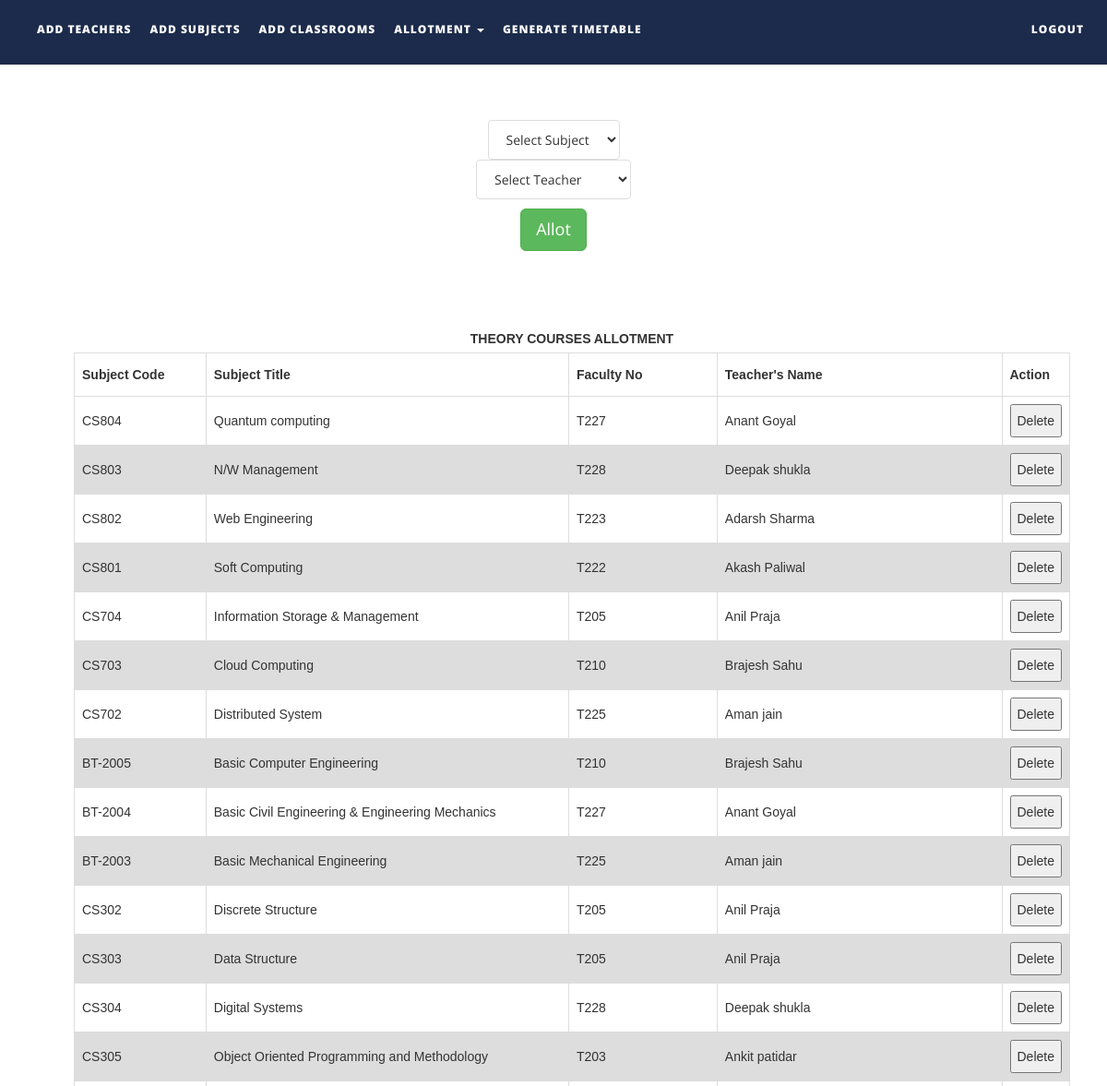
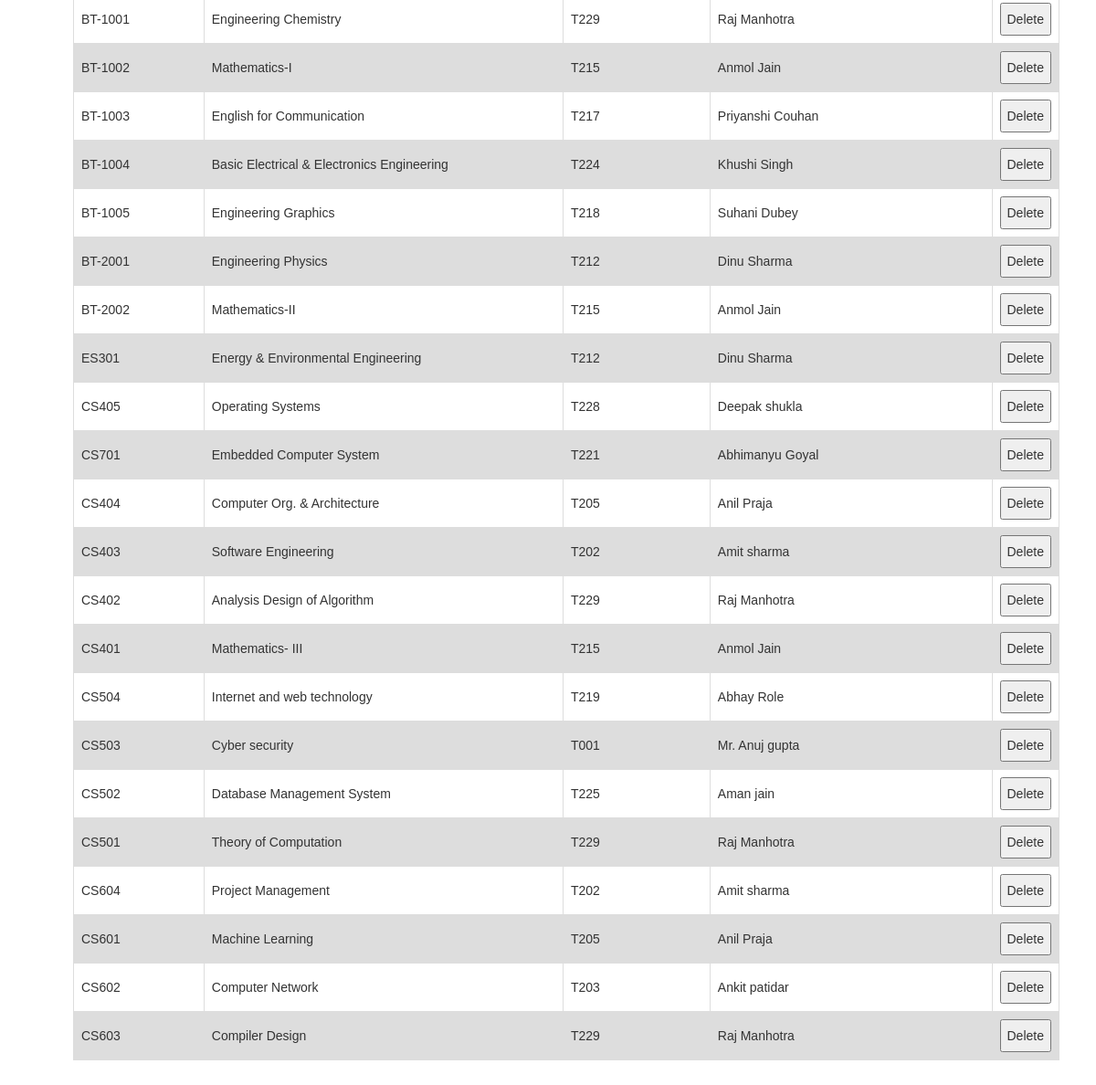
Page /ttms/allotsubjects.php on the committed database (2 pictures, top to bottom).
### tables this page shows
CREATE TABLE `subjects` (
  `subject_code` varchar(10) NOT NULL,
  `subject_name` varchar(50) NOT NULL,
  `course_type` varchar(15) NOT NULL,
  `semester` int(1) NOT NULL,
  `department` varchar(50) NOT NULL,
  `isAlloted` int(1) NOT NULL,
  `allotedto` text NOT NULL,
  `allotedto2` text NOT NULL,
  `allotedto3` text NOT NULL
);

CREATE TABLE `teachers` (
  `faculty_number` varchar(10) NOT NULL,
  `name` text NOT NULL,
  `alias` varchar(10) NOT NULL,
  `designation` varchar(30) NOT NULL,
  `contact_number` varchar(15) NOT NULL,
  `emailid` varchar(50) NOT NULL
);

### ttms/allotsubjects.php (the view, shortened to what this page needs)
<!DOCTYPE html>
<html xmlns="http://www.w3.org/1999/xhtml">
<head>
    <link href="assets/css/bootstrap.css" rel="stylesheet"/>
    <link href="assets/css/font-awesome.min.css" rel="stylesheet"/>
    <link href="assets/css/flexslider.css" rel="stylesheet"/>
    <link href="assets/css/style.css" rel="stylesheet"/>
</head>
<body>
<div class="navbar navbar-inverse navbar-fixed-top " id="menu">
    <div class="container">
        <div class="navbar-collapse collapse move-me">
            <ul class="nav navbar-nav navbar-left">
                <li><a href="addteachers.php">ADD TEACHERS</a></li>
                <li><a href="addsubjects.php">ADD SUBJECTS</a></li>
                <li><a href="addclassrooms.php">ADD CLASSROOMS</a></li>
                <li class="dropdown"><a class="dropdown-toggle" data-toggle="dropdown" aria-expanded="false">ALLOTMENT
                        <span class="caret"></span></a>
                </li>
                <li><a href="generatetimetable.php">GENERATE TIMETABLE</a></li>
            </ul>
            <ul class="nav navbar-nav navbar-right">
                <li><a href="index.php">LOGOUT</a></li>
            </ul>
        </div>
    </div>
</div>
<br>
<div align="center">
    <form action="allotmentFormvalidation.php" method="post" style="margin-top: 100px">
        <div style="margin-top: 5px">
            <select name="tobealloted" class="list-group-item">
                <?php
                $q = mysqli_query(mysqli_connect("localhost", "root", "", "ttms"),
                    "SELECT * FROM subjects");
                $row_count = mysqli_num_rows($q);
                if ($row_count) {
                    $mystring = '
         <option selected disabled>Select Subject</option>';
                    while ($row = mysqli_fetch_assoc($q)) {
                        if ($row['isAlloted'] == 1 || $row['course_type'] == "LAB")
                            continue;
                        $mystring .= '<option value="' . $row['subject_code'] . '">' . $row['subject_name'] . '</option>';
                    }
                    echo $mystring;
                }
                ?>
            </select>
        </div>
        <div>
            <select name="toalloted" class="list-group-item">
                <?php
                $q = mysqli_query(mysqli_connect("localhost", "root", "", "ttms"),
                    "SELECT * FROM teachers ");
                $row_count = mysqli_num_rows($q);
                if ($row_count) {
                    $mystring = '
         <option selected disabled>Select Teacher</option>';
                    while ($row = mysqli_fetch_assoc($q)) {
                        $mystring .= '<option value="' . $row['faculty_number'] . '">' . $row['name'] . '</option>';
                    }
                    echo $mystring;
                }
                ?>
            </select>
        </div>
        <div style="margin-top: 10px">
            <button type="submit" class="btn btn-success btn-lg">Allot</button>
        </div>
    </form>
</div>
<table id=allotedsubjectstable>
    <caption><strong>THEORY COURSES ALLOTMENT</strong></caption>
    <tr>
        <th width="150">Subject Code</th>
        <th width=420>Subject Title</th>
        <th width="170">Faculty No</th>
        <th width="330">Teacher's Name</th>
        <th width="40">Action</th>
    </tr>
    <tbody>
    <?php
    $q = mysqli_query(mysqli_connect("localhost", "root", "", "ttms"),
        "SELECT * FROM subjects ");
    while ($row = mysqli_fetch_assoc($q)) {
        if ($row['isAlloted'] == 0 || $row['course_type'] == 'LAB')
            continue;
        $teacher_id = $row['allotedto'];
        $t = mysqli_query(mysqli_connect("localhost", "root", "", "ttms"),
            "SELECT name FROM teachers WHERE faculty_number = '$teacher_id'");
        $trow = mysqli_fetch_assoc($t);
        echo "<tr><td>{$row['subject_code']}</td>
                    <td>{$row['subject_name']}</td>
                    <td>{$row['allotedto']}</td>
                    <td>{$trow['name']}</td>
                   <td>
                    <button>Delete</button></td>
                    </tr>\n";
    }
    ?>
    </tbody>
</table>
</body>
</html>

### ttms/assets/css/style.css (style rules this page uses)
#menu { background-color: rgba(28, 43, 75, 1); color: #fff; font-size: 12px; font-weight: 900; letter-spacing: 1px; min-height: 70px; }
.navbar-inverse { border-color: transparent; }
.navbar-inverse .navbar-nav > li > a, .navbar-inverse .navbar-nav > li > a:hover { color: #FFF; padding: 22px 10px; }

### ttms/allotsubjects.php (style rules this page uses)
table { margin-top: 80px; margin-bottom: 50px; font-family: arial, sans-serif; border-collapse: collapse; margin-left: 80px; width: 90%; }
td, th { border: 1px solid #dddddd; text-align: left; padding: 8px; }
tr:nth-child(even) { background-color: #dddddd; }

### rows in the picture
subjects: subject_code "CS804", subject_name "Quantum computing", allotedto "T227", teachers.name "Anant Goyal"
subjects: subject_code "CS803", subject_name "N/W Management", allotedto "T228", teachers.name "Deepak shukla"
subjects: subject_code "CS802", subject_name "Web Engineering", allotedto "T223", teachers.name "Adarsh Sharma"
subjects: subject_code "CS801", subject_name "Soft Computing", allotedto "T222", teachers.name "Akash Paliwal"
subjects: subject_code "CS704", subject_name "Information Storage & Management", allotedto "T205", teachers.name "Anil Praja"
subjects: subject_code "CS703", subject_name "Cloud Computing", allotedto "T210", teachers.name "Brajesh Sahu"
subjects: subject_code "CS702", subject_name "Distributed System", allotedto "T225", teachers.name "Aman jain"
subjects: subject_code "BT-2005", subject_name "Basic Computer Engineering", allotedto "T210", teachers.name "Brajesh Sahu"
subjects: subject_code "BT-2004", subject_name "Basic Civil Engineering & Engineering Mechanics", allotedto "T227", teachers.name "Anant Goyal"
subjects: subject_code "BT-2003", subject_name "Basic Mechanical Engineering", allotedto "T225", teachers.name "Aman jain"
subjects: subject_code "CS302", subject_name "Discrete Structure", allotedto "T205", teachers.name "Anil Praja"
subjects: subject_code "CS303", subject_name "Data Structure", allotedto "T205", teachers.name "Anil Praja"
subjects: subject_code "CS304", subject_name "Digital Systems", allotedto "T228", teachers.name "Deepak shukla"
subjects: subject_code "CS305", subject_name "Object Oriented Programming and Methodology", allotedto "T203", teachers.name "Ankit patidar"
subjects: subject_code "BT-1001", subject_name "Engineering Chemistry", allotedto "T229", teachers.name "Raj Manhotra"
subjects: subject_code "BT-1002", subject_name "Mathematics-I", allotedto "T215", teachers.name "Anmol Jain"
subjects: subject_code "BT-1003", subject_name "English for Communication", allotedto "T217", teachers.name "Priyanshi Couhan"
subjects: subject_code "BT-1004", subject_name "Basic Electrical & Electronics Engineering", allotedto "T224", teachers.name "Khushi Singh"
subjects: subject_code "BT-1005", subject_name "Engineering Graphics", allotedto "T218", teachers.name "Suhani Dubey"
subjects: subject_code "BT-2001", subject_name "Engineering Physics", allotedto "T212", teachers.name "Dinu Sharma"
subjects: subject_code "BT-2002", subject_name "Mathematics-II", allotedto "T215", teachers.name "Anmol Jain"
subjects: subject_code "ES301", subject_name "Energy & Environmental Engineering", allotedto "T212", teachers.name "Dinu Sharma"
subjects: subject_code "CS405", subject_name "Operating Systems", allotedto "T228", teachers.name "Deepak shukla"
subjects: subject_code "CS701", subject_name "Embedded Computer System", allotedto "T221", teachers.name "Abhimanyu Goyal"
subjects: subject_code "CS404", subject_name "Computer Org. & Architecture", allotedto "T205", teachers.name "Anil Praja"
subjects: subject_code "CS403", subject_name "Software Engineering", allotedto "T202", teachers.name "Amit sharma"
subjects: subject_code "CS402", subject_name "Analysis Design of Algorithm", allotedto "T229", teachers.name "Raj Manhotra"
subjects: subject_code "CS401", subject_name "Mathematics- III", allotedto "T215", teachers.name "Anmol Jain"
subjects: subject_code "CS504", subject_name "Internet and web technology", allotedto "T219", teachers.name "Abhay Role"
subjects: subject_code "CS503", subject_name "Cyber security", allotedto "T001", teachers.name "Mr. Anuj gupta"
subjects: subject_code "CS502", subject_name "Database Management System", allotedto "T225", teachers.name "Aman jain"
subjects: subject_code "CS501", subject_name "Theory of Computation", allotedto "T229", teachers.name "Raj Manhotra"
subjects: subject_code "CS604", subject_name "Project Management", allotedto "T202", teachers.name "Amit sharma"
subjects: subject_code "CS601", subject_name "Machine Learning", allotedto "T205", teachers.name "Anil Praja"
subjects: subject_code "CS602", subject_name "Computer Network", allotedto "T203", teachers.name "Ankit patidar"
subjects: subject_code "CS603", subject_name "Compiler Design", allotedto "T229", teachers.name "Raj Manhotra"
